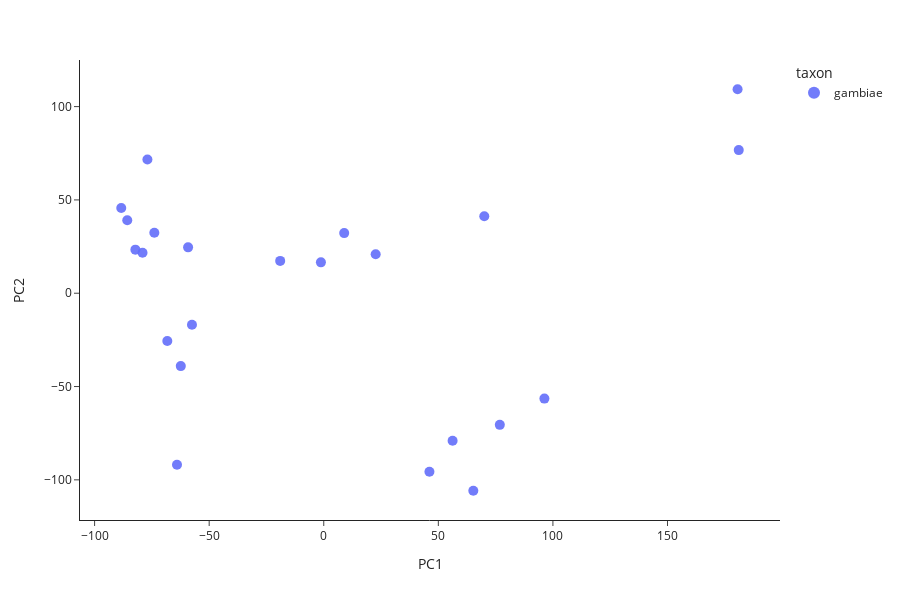

The notebook cell saved with this chart:
### Code cell
ag3.plot_pca_coords(
    df_pca,
    color="taxon",
)

### Figure 1 — Plotly figure (JSON) as saved in the notebook; plotly's stock layout.template omitted (floating-point values rounded to 4 significant figures; data arrays with more than 128 entries replaced by an {"elided": "..."} marker saying what was removed)
{"data": [{"customdata": {"elided": "23x10 mixed values"}, "hovertemplate": "<b>%{hovertext}</b><br><br>taxon=%{customdata[2]}<br>PC1=%{x}<br>PC2=%{y}<br>partner_sample_id=%{customdata[0]}<br>sample_set=%{customdata[1]}<br>country=%{customdata[3]}<br>admin1_iso=%{customdata[4]}<br>admin1_name=%{customdata[5]}<br>admin2_name=%{customdata[6]}<br>location=%{customdata[7]}<br>year=%{customdata[8]}<br>month=%{customdata[9]}<extra></extra>", "hovertext": ["AP0006-C", "AP0008-C", "AP0007-C", "AP0031-C", "AP0023-C", "AP0010-C", "AP0021-C", "AP0025-C", "AP0002-C", "AP0019-C", "AP0032-C", "AP0014-Cx", "AP0020-C", "AP0009-C", "AP0033-C", "AP0030-C", "AP0013-Cx", "AP0017-Cx", "AP0035-C", "AP0011-C", "AP0022-C", "AP0005-C", "AP0034-C"], "legendgroup": "gambiae", "marker": {"color": "#636EFA", "opacity": 0.9, "size": 10, "symbol": "circle"}, "mode": "markers", "name": "gambiae", "orientation": "v", "showlegend": true, "type": "scatter", "x": [180.6, 8.918, 96.28, -79.09, 70.05, -64.05, -88.37, -73.93, -85.74, 65.26, -59.2, 56.22, 181.1, -82.2, -57.51, -19.02, 46.11, -76.95, -68.27, -1.241, -62.39, 22.66, 76.83], "xaxis": "x", "y": [109.3, 32.22, -56.46, 21.68, 41.29, -91.91, 45.7, 32.41, 39.11, -105.8, 24.57, -79.04, 76.68, 23.35, -16.86, 17.32, -95.67, 71.68, -25.59, 16.55, -39.05, 20.87, -70.53], "yaxis": "y"}], "layout": {"height": 600, "legend": {"itemsizing": "constant", "title": {"text": "taxon"}, "tracegroupgap": 0}, "margin": {"t": 60}, "width": 900, "xaxis": {"anchor": "y", "domain": [0, 1], "title": {"text": "PC1"}}, "yaxis": {"anchor": "x", "domain": [0, 1], "title": {"text": "PC2"}}}}
